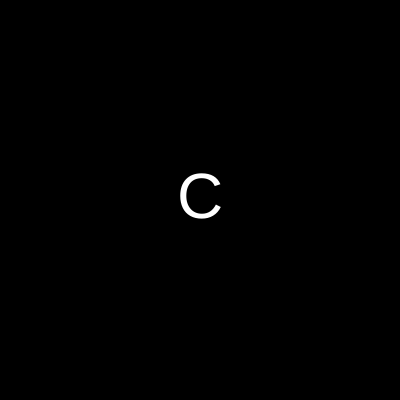
Frame 1 (no input)
Frame 60 (no input): identical to frame 1, image omitted
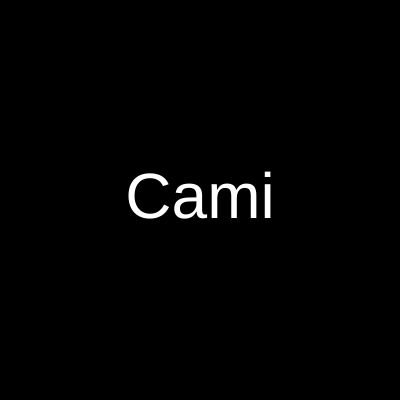
Frame 120 (the mouse pressed at the canvas centre since frame 60)

The p5.js sketch that drew these frames (run headless with seeded random() and noise() and a simulated clock; from frame 60 on, the mouse is pressed at the canvas centre):

// p5.js sketch
// ── sketch.js
let palavra;

function setup() {
  createCanvas(400, 400);

  palavra = palavraAleatoria();
  
}

function palavraAleatoria() {
  
  let palavras = ["Caminhante", "Caminho", "Caminha"];
  
  return random(palavras);
}

function inicializaCores() {
  background("black");
  fill("white");
  textSize(64);
  textAlign(CENTER, CENTER);
}

function palavraParcial(minimo, maximo) {
  let quantidade = map(mouseX, minimo, maximo, 1, palavra.length);
  let parcial = palavra.substring(0, quantidade);
  return parcial;
}

function draw() {
  
  inicializaCores();

  let parcial = palavraParcial(0, width);
    
  text(parcial, 200, 200);
  
}
